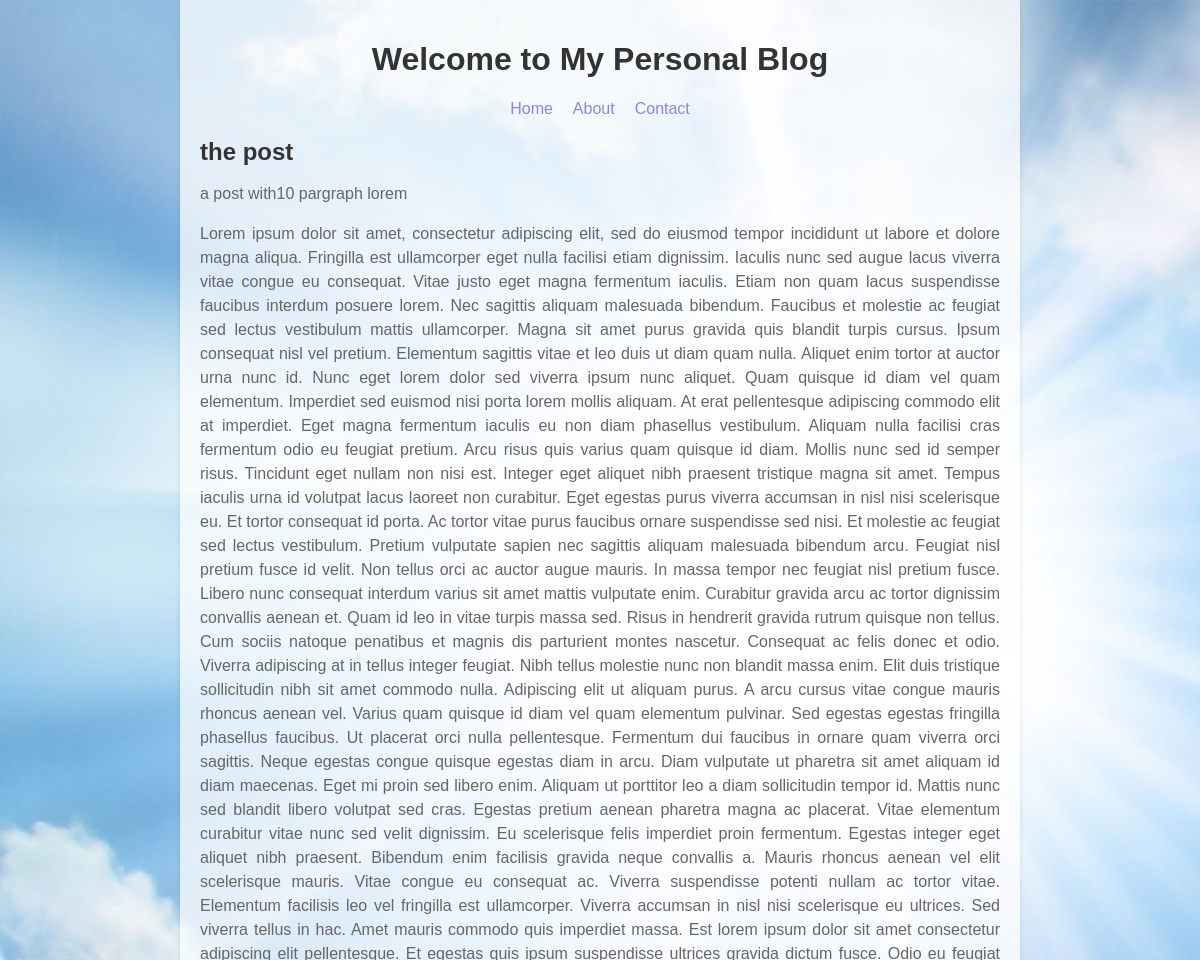
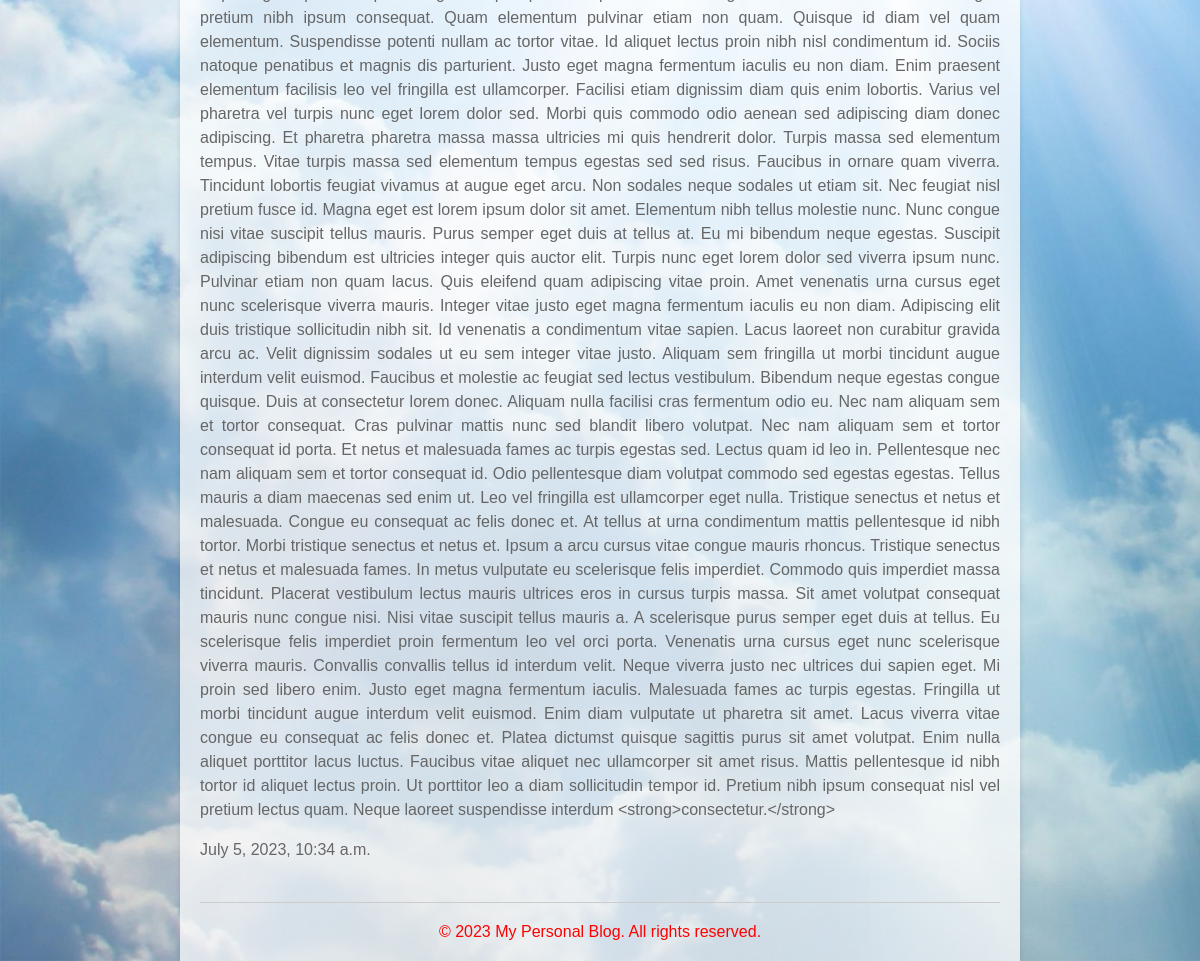
The app's page /blog/2/ with its own data (2 pictures, top to bottom).
### blog/models.py (models this page shows, shortened)
class Post(models.Model):
    title = models.CharField(max_length=255)
    description = models.CharField(max_length=255)
    post = models.TextField()
    created_time = models.DateTimeField(auto_now_add=True, null=True)
    active = models.BooleanField(default=False)
    class Meta:
        ordering = ['created_time']

### blog/views.py (the view)
# urls.py: path('blog/<int:num>/', views.single_post, name='single_post')
def single_post(request, num):
    posts = Post.objects.filter(active = 1, pk = num)
    context = {'posts':posts}
    return render(request, 'blog/post.html', context=context)

### templates/blog/post.html (shortened to what this page needs)
{% load static %}
<!DOCTYPE html>
<html lang="en">
<head>
  <link rel="stylesheet" href="{% static 'blog/style.css'%}">
</head>
<body>
  <div class="container">
    <header>
      <h1>Welcome to My Personal Blog</h1>
      <nav>
        <ul>
          <li><a href="{% url 'blog:main' %}">Home</a></li>
          <li><a href="{% url 'blog:about' %}">About</a></li>
          <li><a href="{% url 'contact:contact' %}">Contact</a></li>
        </ul>
      </nav>
    </header>
    {% for post in posts %}
    <main>
      <article>
        <h2>{{post.title}}</h2>
        <p>{{post.description}}</p>
        <p>{{post.post}}</p>
        <p>{{post.created_time}}</p>
      </article>
    </main>
    {% endfor %}
    <footer>
      &copy; 2023 My Personal Blog. All rights reserved.
    </footer>
  </div>
</body>
</html>

### statics/blog/style.css (style rules this page uses)
body { font-family: Arial, sans-serif; margin: 0; padding: 0; display: flex; justify-content: center; align-items: center; text-align: center; }
.container { width: 80%; max-width: 800px; padding: 20px; background-color: #ffffffb9; box-shadow: 0 2px 5px rgba(0, 0, 0, 0.1); }
header { text-align: center; margin-bottom: 20px; }
h1 { color: #333333; }
nav ul { list-style-type: none; margin: 0; padding: 0; display: flex; justify-content: center; }
nav li { margin: 0 10px; }
nav a { text-decoration: none; color: #8888d9; transition: color 0.3s ease-in-out; }
main { text-align: justify; }
article { margin-bottom: 40px; }
h2 { color: #333333; margin-bottom: 10px; }
p { color: #666666; line-height: 1.5; }
footer { text-align: center; color: #ff0000; margin-top: 40px; padding-top: 20px; border-top: 1px solid #CCCCCC; }

### templates/blog/post.html (style rules this page uses)
body { background-image: url("../../media/sky4.jpg"); background-repeat: no-repeat; background-size: cover; }

### records on screen
Post: title "the post", description "a post with10 pargraph lorem", post "Lorem ipsum dolor sit amet, consectetur adipiscing elit, sed do eiusmod tempor incididunt ut labore et dolore magna aliqua. Fringilla est ullamcorper eget nulla facilisi etiam dignissim. Iaculis nunc sed augue lacus viverra vitae congue eu consequat. Vitae justo eget magna fermentum iaculis. Etiam non quam lacus suspendisse faucibus interdum posuere lorem. Nec sagittis aliquam malesuada bibendum. Faucibus et molestie ac feugiat sed lectus vestibulum mattis ullamcorper. Magna sit amet purus gravida quis blandit turpis cursus. Ipsum consequat nisl vel pretium. Elementum sagittis vitae et leo duis ut diam quam nulla. Aliquet enim tortor at auctor urna nunc id. Nunc eget lorem dolor sed viverra…", created_time "July 5, 2023, 10:34 a.m."
